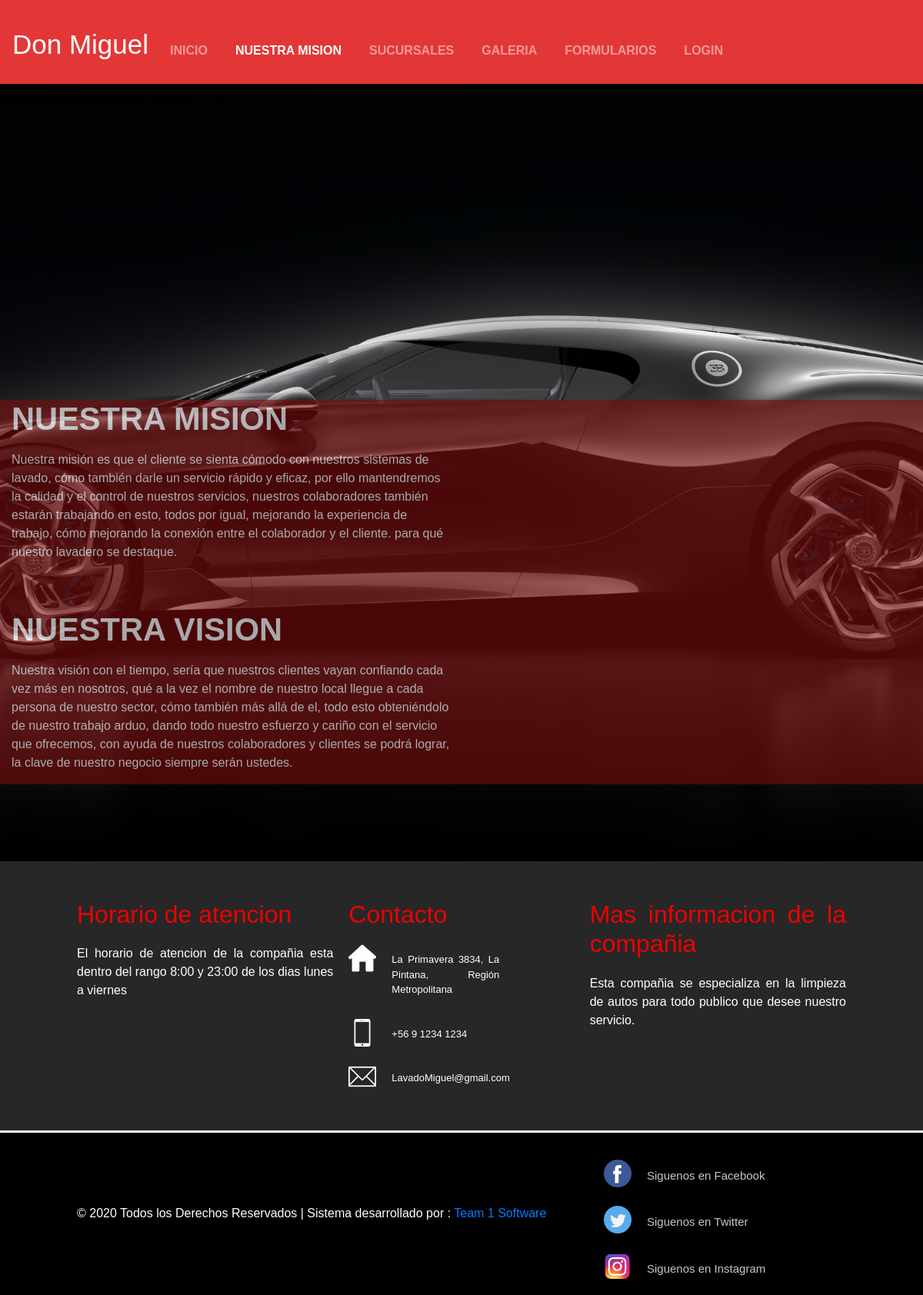
Screenshot of /mision/ with the database file from the repository.
### myProyecto/models.py (models this page shows, shortened)
class MisionVision(models.Model):
    ident = models.CharField(max_length=115,primary_key=True)
    mision = models.TextField()
    vision = models.TextField()

### myProyecto/views.py (the view)
# urls.py: path('mision/',mision,name='MISION'),
def mision(request):
    lista = MisionVision.objects.all()
    return render(request,'web/mision.html',{'lista':lista})

### myProyecto/templates/web/mision.html (shortened to what this page needs)
{% extends "web/base.html" %}
{% load static %}
{% block contenido %}
    <head>
        <link rel="stylesheet" href="{% static 'css/estiloMision.css'%}">
    </head>
    <section id="header">
        <div class="Container-fluid">
            <nav class="navbar navbar-expand-lg navbar-dark">
                <div class="Container">
                    <div class="collapse navbar-collapse" id="navbarSupportedContent">
                        <div class="nav-logo" style="color: white;font-size: 35px;">
                            <p> Don Miguel</p>
                        </div>
                        <ul class="navbar-nav ml-auto">
                            <li class="nav-item ">
                                <a href="{% url 'INDEX' %}" class="nav-link">Inicio</a>
                            </li>
                            <li class="nav-item active">
                                <a href="{% url 'MISION' %}" class="nav-link">Nuestra Mision</a>
                            </li>
                            <li class="nav-item ">
                                <a href="{% url 'SUCURSALES' %}" class="nav-link">Sucursales</a>
                            </li>
                            <li class="nav-item ">
                                <a href="{% url 'GALERIA' %}" class="nav-link">Galeria</a>
                            </li>
                            <li class="nav-item ">
                                <a href="{% url 'FORMULARIOS' %}" class="nav-link">Formularios</a>
                            </li>
                            {% if user.is_authenticated %}
                            <li class="nav-item ">
                                <a href="{% url 'LOGOUT' %}" class="nav-link">Cerrar Sesion</a>
                            </li>
                            {% else %}
                            <li class="nav-item ">
                                <a href="{% url 'LOGIN' %}" class="nav-link">Login</a>
                            </li>
                            {% endif %}
                        </ul>
                    </div>
                </div>
            </nav>
        </div>
    </section>
    <section class="main">
        <div class="container">
            <div class="row">
                <div class="col-sm-6">
                    {% for item in lista %}
                    <h2>Nuestra Mision</h2>
                    <p>{{item.mision}}</p>
                    <br>
                    <br>
                    <h2>Nuestra Vision</h2>
                    <p>{{item.vision}}</p>
                    {% endfor %}
                </div>
            </div>
        </div>
    </section>
{% endblock contenido %}

### myProyecto/static/css/footer.css (style rules this page uses)
* { margin: 0px; padding: 0px; box-sizing: border-box; font-family: sans-serif; }
.row { margin-top: 20px; display: flex; }

### myProyecto/static/css/estiloMision.css (style rules this page uses)
* { margin: 0; padding: 0; }
#header { background-color: transparent; position: absolute; z-index: 10; width: 100%; background-color: rgba(255, 62, 62, 0.89); }
.navbar { float: left; padding-left: 10px 0; }
.nav-item { top: 20px; font-weight: 600; text-transform: uppercase; padding-left: 20px; }
.main { position: relative; background: url('../img/wallpaper.jpg'); min-height: 100vh; background-size: cover; background-position: center; padding: 100px 0 500px; }
.main h2 { margin: 0; padding: 0; font-size: 2.6em; color: #dcdde1; text-transform: uppercase; font-weight: bold; }
.main p { margin-top: 1em; padding: 0; font-size: 1em; color: #dcdde1; }
.main .container { background-color: rgba(124, 12, 12, 0.781); max-width: 100%; transform: translateY(80%); opacity: 76%; }

### rows the page displays
MisionVision: mision "Nuestra misión es que el cliente se sienta cómodo con nuestros sistemas de lavado, cómo también darle un servicio rápido y eficaz, por ello mantendremos la calidad y el control de nuestros servicios, nuestros colaboradores también estarán trabajando en esto, todos por igual, mejorando la experiencia de trabajo, cómo mejorando la conexión entre el colaborador y el cliente. para qué nuestro lavadero se destaque.", vision "Nuestra visión con el tiempo, sería que nuestros clientes vayan confiando cada vez más en nosotros, qué a la vez el nombre de nuestro local llegue a cada persona de nuestro sector, cómo también más allá de el, todo esto obteniéndolo de nuestro trabajo arduo, dando todo nuestro esfuerzo y cariño con el servicio que ofrecemos, con ayuda de nuestros colaboradores y clientes se podrá lograr, la clave de nuestro negocio siempre serán ustedes."
